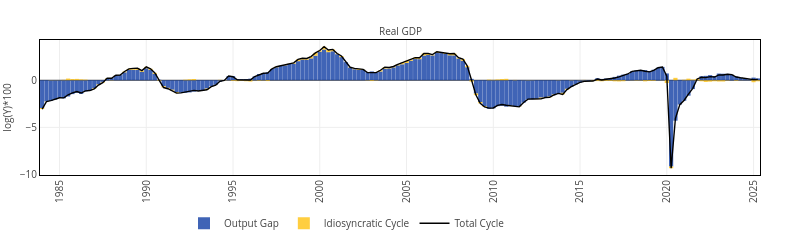
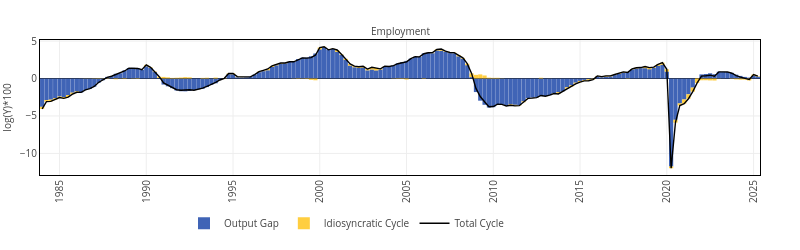
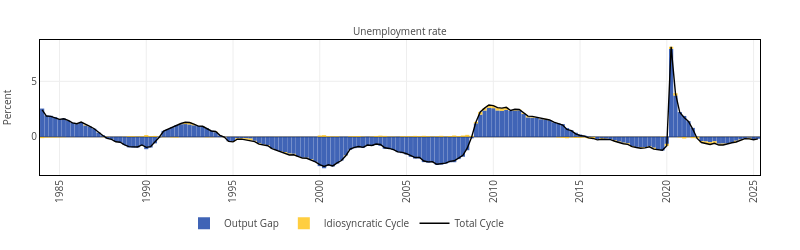
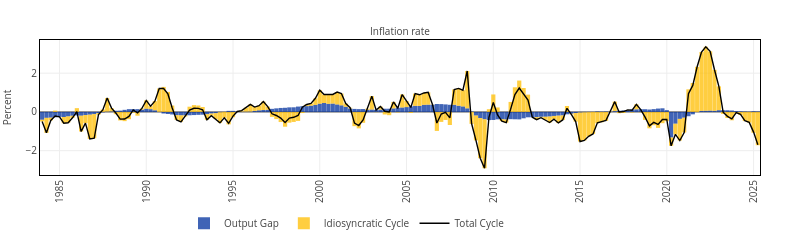

The code cell stored with these charts, in order, in its notebook:
### Markdown cell above
#### Historical decomposition

### Code cell
figures = Array{Any}(undef, 8);

for i=1:6
    trace1 = pltjs.bar(;x=date[1:end-max_h], y=Ψeᵐ[1:end-max_h, i], name="Output Gap", marker_color=c1, showlegend=true);
    trace3 = pltjs.bar(x=date[1:end-max_h], y=iCᵐ[1:end-max_h, i], name="Idiosyncratic Cycle", marker_color=c3, showlegend=true);
    trace4 = pltjs.scatter(x=date[1:end-max_h], y=Ψeᵐ[1:end-max_h, i]+iCᵐ[1:end-max_h, i], name="Total Cycle", mode="lines", line=attr(width=1.4, color="black"), showlegend=true);

    databar = [trace1, trace3, trace4];
    layout  = pltjs.Layout(;title=titles[i], titlefont_size=12,
                           xaxis=attr(tickfont_size=10, showgrid=true, linecolor="black", mirror=true, titlefont=attr(size=10), nticks=20, tickangle=-90),
                           yaxis=attr(tickfont_size=10, showgrid=true, linecolor="black", mirror=true, titlefont=attr(size=10), title=scales[i]),
                           barmode="relative", 
                           bargap=0,
                           bargroupgap=0);

    figures[i] = pltjs.plot(databar, layout);
end

fig = [figures[1]; ]


# Bars
fig.plot.layout["barmode"] = "relative";
fig.plot.layout["bargap"]  = 0.02;

# Size
fig.plot.layout["width"]  = 800;
fig.plot.layout["height"] = 250;

# Margins
fig.plot.layout["margin"][:b]  = 40;
fig.plot.layout["margin"][:t]  = 40;
fig.plot.layout["margin"][:r]  = 40;
fig.plot.layout["margin"][:l]  = 40;

# Title size
for i=1:1
    fig.plot.layout["annotations"][i][:font][:size] = 10;
end

# Legend
fig.plot.layout["legend"] = attr(orientation="h", y=-0.25, x=0.2, font=attr(size=10))
display(fig)
#savefig(fig, "./img/historical_decomposition.pdf", format="pdf")




fig = [figures[2];]


# Bars
fig.plot.layout["barmode"] = "relative";
fig.plot.layout["bargap"]  = 0.02;

# Size
fig.plot.layout["width"]  = 800;
fig.plot.layout["height"] = 250;

# Margins
fig.plot.layout["margin"][:b]  = 40;
fig.plot.layout["margin"][:t]  = 40;
fig.plot.layout["margin"][:r]  = 40;
fig.plot.layout["margin"][:l]  = 40;

# Title size
for i=1:1
    fig.plot.layout["annotations"][i][:font][:size] = 10;
end

# Legend
fig.plot.layout["legend"] = attr(orientation="h", y=-0.25, x=0.2, font=attr(size=10))
display(fig)
#savefig(fig, "./img/historical_decomposition.pdf", format="pdf")


fig = [figures[3];]


# Bars
fig.plot.layout["barmode"] = "relative";
fig.plot.layout["bargap"]  = 0.02;

# Size
fig.plot.layout["width"]  = 800;
fig.plot.layout["height"] = 250;

# Margins
fig.plot.layout["margin"][:b]  = 40;
fig.plot.layout["margin"][:t]  = 40;
fig.plot.layout["margin"][:r]  = 40;
fig.plot.layout["margin"][:l]  = 40;

# Title size
for i=1:1
    fig.plot.layout["annotations"][i][:font][:size] = 10;
end

# Legend
fig.plot.layout["legend"] = attr(orientation="h", y=-0.25, x=0.2, font=attr(size=10))
display(fig)
#savefig(fig, "./img/historical_decomposition.pdf", format="pdf")

fig = [figures[4];]


# Bars
fig.plot.layout["barmode"] = "relative";
fig.plot.layout["bargap"]  = 0.02;

# Size
fig.plot.layout["width"]  = 800;
fig.plot.layout["height"] = 250;

# Margins
fig.plot.layout["margin"][:b]  = 40;
fig.plot.layout["margin"][:t]  = 40;
fig.plot.layout["margin"][:r]  = 40;
fig.plot.layout["margin"][:l]  = 40;

# Title size
for i=1:1
    fig.plot.layout["annotations"][i][:font][:size] = 10;
end

# Legend
fig.plot.layout["legend"] = attr(orientation="h", y=-0.25, x=0.2, font=attr(size=10))
display(fig)
#savefig(fig, "./img/historical_decomposition.pdf", format="pdf")



fig = [figures[5];]


# Bars
fig.plot.layout["barmode"] = "relative";
fig.plot.layout["bargap"]  = 0.02;

# Size
fig.plot.layout["width"]  = 800;
fig.plot.layout["height"] = 250;

# Margins
fig.plot.layout["margin"][:b]  = 40;
fig.plot.layout["margin"][:t]  = 40;
fig.plot.layout["margin"][:r]  = 40;
fig.plot.layout["margin"][:l]  = 40;

# Title size
for i=1:1
    fig.plot.layout["annotations"][i][:font][:size] = 10;
end

# Legend
fig.plot.layout["legend"] = attr(orientation="h", y=-0.25, x=0.2, font=attr(size=10))
display(fig)
#savefig(fig, "./img/historical_decomposition.pdf", format="pdf")



fig = [figures[6];]


# Bars
fig.plot.layout["barmode"] = "relative";
fig.plot.layout["bargap"]  = 0.02;

# Size
fig.plot.layout["width"]  = 800;
fig.plot.layout["height"] = 250;

# Margins
fig.plot.layout["margin"][:b]  = 40;
fig.plot.layout["margin"][:t]  = 40;
fig.plot.layout["margin"][:r]  = 40;
fig.plot.layout["margin"][:l]  = 40;

# Title size
for i=1:1
    fig.plot.layout["annotations"][i][:font][:size] = 10;
end

# Legend
fig.plot.layout["legend"] = attr(orientation="h", y=-0.25, x=0.2, font=attr(size=10))
display(fig)
#savefig(fig, "./img/historical_decomposition.pdf", format="pdf")

### Figure 1 — Plotly figure (JSON) as saved in the notebook; plotly's stock layout.template omitted (floating-point values rounded to 4 significant figures; data arrays with more than 128 entries replaced by an {"elided": "..."} marker saying what was removed)
{"data": [{"marker": {"color": "rgba(0, 48, 158, .75)"}, "name": "Output Gap", "showlegend": true, "type": "bar", "x": {"elided": "166 str values"}, "xaxis": "x1", "y": {"elided": "166 float values"}, "yaxis": "y1"}, {"marker": {"color": "rgba(255, 190, 0, .75)"}, "name": "Idiosyncratic Cycle", "showlegend": true, "type": "bar", "x": {"elided": "166 str values"}, "xaxis": "x1", "y": {"elided": "166 float values"}, "yaxis": "y1"}, {"line": {"color": "black", "width": 1.4}, "mode": "lines", "name": "Total Cycle", "showlegend": true, "type": "scatter", "x": {"elided": "166 str values"}, "xaxis": "x1", "y": {"elided": "166 float values"}, "yaxis": "y1"}], "layout": {"annotations": [{"font": {"size": 10}, "showarrow": false, "text": "Real GDP", "x": 0.5, "xanchor": "center", "xref": "paper", "y": 1, "yanchor": "bottom", "yref": "paper"}], "bargap": 0.02, "barmode": "relative", "height": 250, "legend": {"font": {"size": 10}, "orientation": "h", "x": 0.2, "y": -0.25}, "margin": {"b": 40, "l": 40, "r": 40, "t": 40}, "width": 800, "xaxis1": {"anchor": "y1", "domain": [0, 1], "linecolor": "black", "mirror": true, "nticks": 20, "showgrid": true, "tickangle": -90, "tickfont": {"size": 10}, "titlefont": {"size": 10}}, "yaxis1": {"anchor": "x1", "domain": [0, 1], "linecolor": "black", "mirror": true, "showgrid": true, "tickfont": {"size": 10}, "title": "log(Y)*100", "titlefont": {"size": 10}}}}

### Figure 2 — Plotly figure (JSON) as saved in the notebook; plotly's stock layout.template omitted (floating-point values rounded to 4 significant figures; data arrays with more than 128 entries replaced by an {"elided": "..."} marker saying what was removed)
{"data": [{"marker": {"color": "rgba(0, 48, 158, .75)"}, "name": "Output Gap", "showlegend": true, "type": "bar", "x": {"elided": "166 str values"}, "xaxis": "x1", "y": {"elided": "166 float values"}, "yaxis": "y1"}, {"marker": {"color": "rgba(255, 190, 0, .75)"}, "name": "Idiosyncratic Cycle", "showlegend": true, "type": "bar", "x": {"elided": "166 str values"}, "xaxis": "x1", "y": {"elided": "166 float values"}, "yaxis": "y1"}, {"line": {"color": "black", "width": 1.4}, "mode": "lines", "name": "Total Cycle", "showlegend": true, "type": "scatter", "x": {"elided": "166 str values"}, "xaxis": "x1", "y": {"elided": "166 float values"}, "yaxis": "y1"}], "layout": {"annotations": [{"font": {"size": 10}, "showarrow": false, "text": "Employment", "x": 0.5, "xanchor": "center", "xref": "paper", "y": 1, "yanchor": "bottom", "yref": "paper"}], "bargap": 0.02, "barmode": "relative", "height": 250, "legend": {"font": {"size": 10}, "orientation": "h", "x": 0.2, "y": -0.25}, "margin": {"b": 40, "l": 40, "r": 40, "t": 40}, "width": 800, "xaxis1": {"anchor": "y1", "domain": [0, 1], "linecolor": "black", "mirror": true, "nticks": 20, "showgrid": true, "tickangle": -90, "tickfont": {"size": 10}, "titlefont": {"size": 10}}, "yaxis1": {"anchor": "x1", "domain": [0, 1], "linecolor": "black", "mirror": true, "showgrid": true, "tickfont": {"size": 10}, "title": "log(Y)*100", "titlefont": {"size": 10}}}}

### Figure 3 — Plotly figure (JSON) as saved in the notebook; plotly's stock layout.template omitted (floating-point values rounded to 4 significant figures; data arrays with more than 128 entries replaced by an {"elided": "..."} marker saying what was removed)
{"data": [{"marker": {"color": "rgba(0, 48, 158, .75)"}, "name": "Output Gap", "showlegend": true, "type": "bar", "x": {"elided": "166 str values"}, "xaxis": "x1", "y": {"elided": "166 float values"}, "yaxis": "y1"}, {"marker": {"color": "rgba(255, 190, 0, .75)"}, "name": "Idiosyncratic Cycle", "showlegend": true, "type": "bar", "x": {"elided": "166 str values"}, "xaxis": "x1", "y": {"elided": "166 float values"}, "yaxis": "y1"}, {"line": {"color": "black", "width": 1.4}, "mode": "lines", "name": "Total Cycle", "showlegend": true, "type": "scatter", "x": {"elided": "166 str values"}, "xaxis": "x1", "y": {"elided": "166 float values"}, "yaxis": "y1"}], "layout": {"annotations": [{"font": {"size": 10}, "showarrow": false, "text": "Unemployment rate", "x": 0.5, "xanchor": "center", "xref": "paper", "y": 1, "yanchor": "bottom", "yref": "paper"}], "bargap": 0.02, "barmode": "relative", "height": 250, "legend": {"font": {"size": 10}, "orientation": "h", "x": 0.2, "y": -0.25}, "margin": {"b": 40, "l": 40, "r": 40, "t": 40}, "width": 800, "xaxis1": {"anchor": "y1", "domain": [0, 1], "linecolor": "black", "mirror": true, "nticks": 20, "showgrid": true, "tickangle": -90, "tickfont": {"size": 10}, "titlefont": {"size": 10}}, "yaxis1": {"anchor": "x1", "domain": [0, 1], "linecolor": "black", "mirror": true, "showgrid": true, "tickfont": {"size": 10}, "title": "Percent", "titlefont": {"size": 10}}}}

### Figure 4 — Plotly figure (JSON) as saved in the notebook; plotly's stock layout.template omitted (floating-point values rounded to 4 significant figures; data arrays with more than 128 entries replaced by an {"elided": "..."} marker saying what was removed)
{"data": [{"marker": {"color": "rgba(0, 48, 158, .75)"}, "name": "Output Gap", "showlegend": true, "type": "bar", "x": {"elided": "166 str values"}, "xaxis": "x1", "y": {"elided": "166 float values"}, "yaxis": "y1"}, {"marker": {"color": "rgba(255, 190, 0, .75)"}, "name": "Idiosyncratic Cycle", "showlegend": true, "type": "bar", "x": {"elided": "166 str values"}, "xaxis": "x1", "y": {"elided": "166 float values"}, "yaxis": "y1"}, {"line": {"color": "black", "width": 1.4}, "mode": "lines", "name": "Total Cycle", "showlegend": true, "type": "scatter", "x": {"elided": "166 str values"}, "xaxis": "x1", "y": {"elided": "166 float values"}, "yaxis": "y1"}], "layout": {"annotations": [{"font": {"size": 10}, "showarrow": false, "text": "Inflation rate", "x": 0.5, "xanchor": "center", "xref": "paper", "y": 1, "yanchor": "bottom", "yref": "paper"}], "bargap": 0.02, "barmode": "relative", "height": 250, "legend": {"font": {"size": 10}, "orientation": "h", "x": 0.2, "y": -0.25}, "margin": {"b": 40, "l": 40, "r": 40, "t": 40}, "width": 800, "xaxis1": {"anchor": "y1", "domain": [0, 1], "linecolor": "black", "mirror": true, "nticks": 20, "showgrid": true, "tickangle": -90, "tickfont": {"size": 10}, "titlefont": {"size": 10}}, "yaxis1": {"anchor": "x1", "domain": [0, 1], "linecolor": "black", "mirror": true, "showgrid": true, "tickfont": {"size": 10}, "title": "Percent", "titlefont": {"size": 10}}}}
